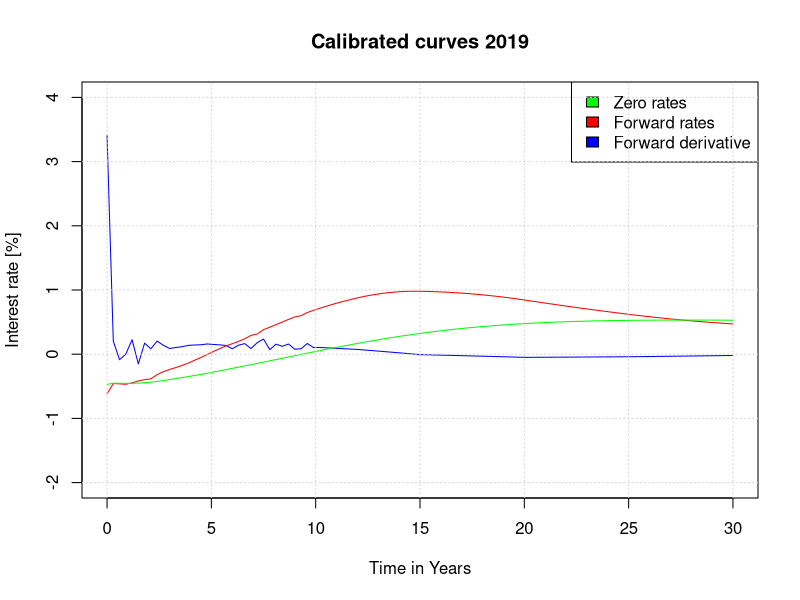

This chart was generated by the following R code:
#Imports zero rates and ZCB prices

Rente_data<-read.csv2('Interest rate data 2019.csv', header = T)

zero_rates<-Rente_data[[2]]
maturity<-Rente_data[[1]]
ZCB<-Rente_data[[3]]

#Makes cubic splines

cubic_rates<-splinefun(maturity,zero_rates)
cubic_ZCB<-splinefun(maturity,ZCB)

#####Instantaouses Forward curve######
eps<-0.0001

cubic_forward<-function(x)
{
  return( -(log(cubic_ZCB(x+eps))-log(cubic_ZCB(x)))/eps *100)
}

###Forward derivative curve

forward_deriv<-function(x)
{
  (cubic_forward(x+eps)-cubic_forward(x))/eps
}

####Plots calibrated curves


plot(forward_deriv,
     xlim=c(0,30),
     ylim=c(-2,4),
     col='blue',
     xlab="Time in Years",
     ylab="Interest rate [%]",
     main="Calibrated curves 2019")
plot(cubic_forward,
     add=T,
     xlim=c(0,30),
     ylim=c(-1,1.5),
     col='red')
plot(cubic_rates,
     add=T,
     xlim=c(0,30),
     ylim=c(-1,2.5),
     col='green')
# plot(cubic_ZCB,
#      add=T,
#      xlim=c(0,30),
#      ylim=c(-1,2.5),
#      col='black')
legend("topright",
       c("Zero rates","Forward rates","Forward derivative"),
       fill=c("green","red","blue")
)
grid()
